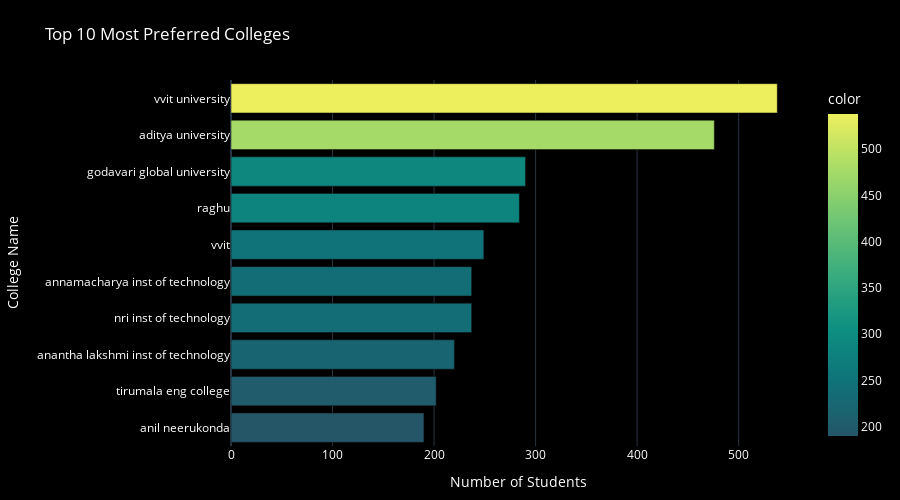
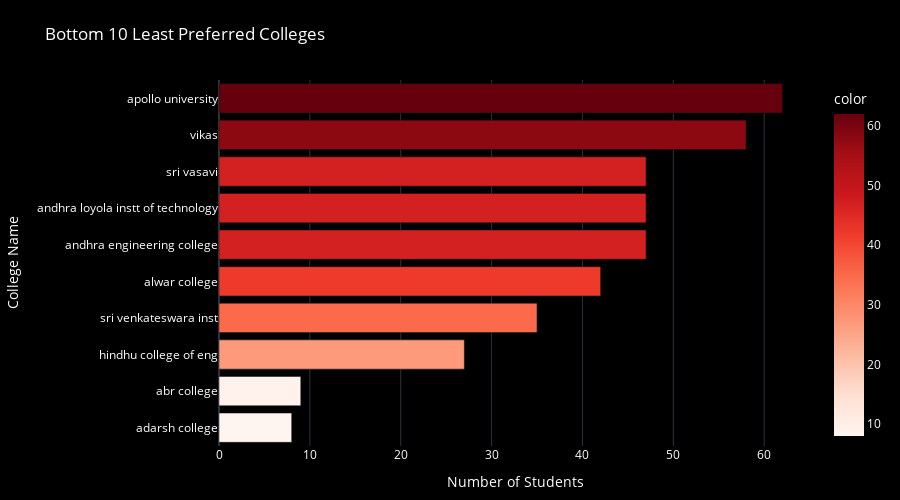

Notebook cell for these charts, in order:
### Code cell
import plotly.express as px

# Value counts of each college
college_counts = df1['clg_name'].value_counts()

# How many colleges to show
top_n = 10
bottom_n = 10

# ------------------- TOP COLLEGES -------------------
top_colleges = college_counts.head(top_n)

fig_top = px.bar(
    x=top_colleges.values,
    y=top_colleges.index,
    orientation='h',
    title=f"Top {top_n} Most Preferred Colleges",
    labels={'x': 'Number of Students', 'y': 'College Name'},
    color=top_colleges.values,
    color_continuous_scale='Aggrnyl'
)

fig_top.update_layout(
    yaxis=dict(autorange="reversed"),
    height=500,
    template='plotly_dark',
    plot_bgcolor='black',
    paper_bgcolor='black',
    font=dict(color='white'),
    margin=dict(l=120, r=40, t=80, b=50)
)

fig_top.update_traces(
    hovertemplate='<b>%{y}</b><br>Students: %{x}<extra></extra>'
)

# ------------------- BOTTOM COLLEGES -------------------
bottom_colleges = college_counts.tail(bottom_n)

fig_bottom = px.bar(
    x=bottom_colleges.values,
    y=bottom_colleges.index,
    orientation='h',
    title=f"Bottom {bottom_n} Least Preferred Colleges",
    labels={'x': 'Number of Students', 'y': 'College Name'},
    color=bottom_colleges.values,
    color_continuous_scale='Reds'
)

fig_bottom.update_layout(
    yaxis=dict(autorange="reversed"),
    height=500,
    template='plotly_dark',
    plot_bgcolor='black',
    paper_bgcolor='black',
    font=dict(color='white'),
    margin=dict(l=120, r=40, t=80, b=50)
)

fig_bottom.update_traces(
    hovertemplate='<b>%{y}</b><br>Students: %{x}<extra></extra>'
)

# ------------------- SHOW BOTH -------------------
fig_top.show()
fig_bottom.show()

### Figure 1 — Plotly figure (JSON) as saved in the notebook; plotly's stock layout.template omitted (floating-point values rounded to 4 significant figures)
{"data": [{"hovertemplate": "<b>%{y}</b><br>Students: %{x}<extra></extra>", "legendgroup": "", "marker": {"color": [538, 476, 290, 284, 249, 237, 237, 220, 202, 190], "coloraxis": "coloraxis", "pattern": {"shape": ""}}, "name": "", "orientation": "h", "showlegend": false, "textposition": "auto", "type": "bar", "x": [538, 476, 290, 284, 249, 237, 237, 220, 202, 190], "xaxis": "x", "y": ["vvit university", "aditya university", "godavari global university", "raghu", "vvit", "annamacharya inst of technology", "nri inst of technology", "anantha lakshmi inst of technology", "tirumala eng college", "anil neerukonda"], "yaxis": "y"}], "layout": {"barmode": "relative", "coloraxis": {"colorbar": {"title": {"text": "color"}}, "colorscale": [[0, "rgb(36, 86, 104)"], [0.1667, "rgb(15, 114, 121)"], [0.3333, "rgb(13, 143, 129)"], [0.5, "rgb(57, 171, 126)"], [0.6667, "rgb(110, 197, 116)"], [0.8333, "rgb(169, 220, 103)"], [1, "rgb(237, 239, 93)"]]}, "font": {"color": "white"}, "height": 500, "legend": {"tracegroupgap": 0}, "margin": {"b": 50, "l": 120, "r": 40, "t": 80}, "paper_bgcolor": "black", "plot_bgcolor": "black", "title": {"text": "Top 10 Most Preferred Colleges"}, "xaxis": {"anchor": "y", "domain": [0, 1], "title": {"text": "Number of Students"}}, "yaxis": {"anchor": "x", "autorange": "reversed", "domain": [0, 1], "title": {"text": "College Name"}}}}

### Figure 2 — Plotly figure (JSON) as saved in the notebook; plotly's stock layout.template omitted (floating-point values rounded to 4 significant figures)
{"data": [{"hovertemplate": "<b>%{y}</b><br>Students: %{x}<extra></extra>", "legendgroup": "", "marker": {"color": [62, 58, 47, 47, 47, 42, 35, 27, 9, 8], "coloraxis": "coloraxis", "pattern": {"shape": ""}}, "name": "", "orientation": "h", "showlegend": false, "textposition": "auto", "type": "bar", "x": [62, 58, 47, 47, 47, 42, 35, 27, 9, 8], "xaxis": "x", "y": ["apollo university", "vikas", "sri vasavi", "andhra loyola instt of technology", "andhra engineering college", "alwar college", "sri venkateswara inst", "hindhu college of eng", "abr college", "adarsh college"], "yaxis": "y"}], "layout": {"barmode": "relative", "coloraxis": {"colorbar": {"title": {"text": "color"}}, "colorscale": [[0, "rgb(255,245,240)"], [0.125, "rgb(254,224,210)"], [0.25, "rgb(252,187,161)"], [0.375, "rgb(252,146,114)"], [0.5, "rgb(251,106,74)"], [0.625, "rgb(239,59,44)"], [0.75, "rgb(203,24,29)"], [0.875, "rgb(165,15,21)"], [1, "rgb(103,0,13)"]]}, "font": {"color": "white"}, "height": 500, "legend": {"tracegroupgap": 0}, "margin": {"b": 50, "l": 120, "r": 40, "t": 80}, "paper_bgcolor": "black", "plot_bgcolor": "black", "title": {"text": "Bottom 10 Least Preferred Colleges"}, "xaxis": {"anchor": "y", "domain": [0, 1], "title": {"text": "Number of Students"}}, "yaxis": {"anchor": "x", "autorange": "reversed", "domain": [0, 1], "title": {"text": "College Name"}}}}
